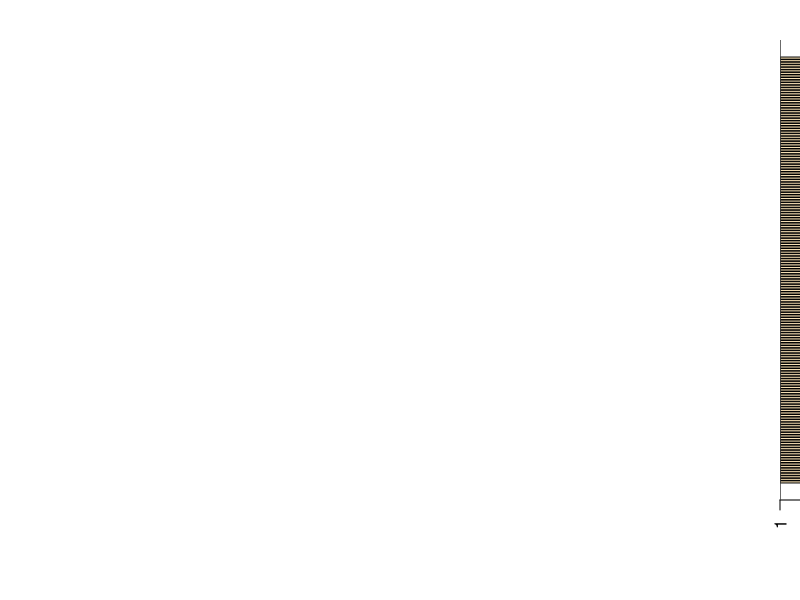

The R source for this figure:
## ---- chunk 1
datos <- read.csv("GNET_Phase2.csv") #bring in our data
## ---- chunk 2
genes <- read.csv("TrialandGenotypes.csv") #another csv
## ---- chunk 3
datos2 <- merge(genes, datos, by = "Genotype")
## ---- chunk 4
datos3 <- subset(datos2, select=-c(X))
## ---- chunk 5
class(datos3$Trial) #integer
class(datos3$Day) #integer
class(datos3$Colletion.Time) #character and that's a problem. It also has a 
#typo in the column name so I may need to rename it for the sake of my sanity 
#and faster programming
## ---- chunk 6
names(datos3)[names(datos3) == 'Colletion.Time'] <- 'Collection.time'
## ---- chunk 7
hora <- format(as.POSIXlt(datos3$Collection.time, format="%H:%M:%OS"),"%H:%M:%OS2") #So that worked even if it gave us more 
#precision than we strictly need
datos3$Collection.time <- hora
## ---- chunk 8
names(datos3)[names(datos3) == 'Treatment'] <- 'Target.NTU'
## ---- chunk 9
class(datos3$Target.NTU) #Integer. Works.
class(datos3$Temperature) #Also integer. Also works.
## ---- chunk 10
datos3$ID <- paste(datos3$Trial, datos3$Chamber, sep = "-")
datos3$ID <- as.factor(datos3$ID) #Need to make it a factor for subsequent
#analysis
## ---- chunk 11
# Load packages
library(BayesFactor) # needed to calculate Bayes factors
library(here) # needed to assign working directory for relative paths 
## ---- chunk 12
#So now we make our Bayesian Models
bayes_rm <- generalTestBF(GNET ~ Day * Collection.time * 
                            Target.NTU * Temperature + ID,
                          data = datos3, whichRandom = "ID", neverExclude="^ID$")
## ---- chunk 13
bayes_rm
## ---- chunk 14
plot(bayes_rm)
